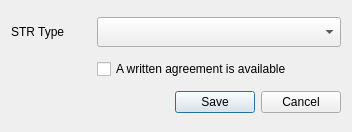
<?xml version="1.0" encoding="UTF-8"?>
<ui version="4.0">
 <class>frmSTREditor</class>
 <widget class="QDialog" name="frmSTREditor">
  <property name="geometry">
   <rect>
    <x>0</x>
    <y>0</y>
    <width>352</width>
    <height>132</height>
   </rect>
  </property>
  <property name="windowTitle">
   <string>Social Tenure Relationship Editor</string>
  </property>
  <layout class="QGridLayout" name="gridLayout">
   <item row="3" column="0" colspan="2">
    <widget class="QDialogButtonBox" name="buttonBox">
     <property name="orientation">
      <enum>Qt::Horizontal</enum>
     </property>
     <property name="standardButtons">
      <set>QDialogButtonBox::Cancel|QDialogButtonBox::Save</set>
     </property>
    </widget>
   </item>
   <item row="1" column="1">
    <widget class="QComboBox" name="cboSTRType">
     <property name="minimumSize">
      <size>
       <width>0</width>
       <height>30</height>
      </size>
     </property>
    </widget>
   </item>
   <item row="2" column="1">
    <widget class="QCheckBox" name="chkSTRAgreement">
     <property name="text">
      <string>A written agreement is available</string>
     </property>
    </widget>
   </item>
   <item row="1" column="0">
    <widget class="QLabel" name="label_15">
     <property name="maximumSize">
      <size>
       <width>80</width>
       <height>16777215</height>
      </size>
     </property>
     <property name="text">
      <string>STR Type</string>
     </property>
    </widget>
   </item>
   <item row="0" column="0" colspan="2">
    <layout class="QVBoxLayout" name="vlNotification"/>
   </item>
  </layout>
 </widget>
 <resources/>
 <connections/>
</ui>
